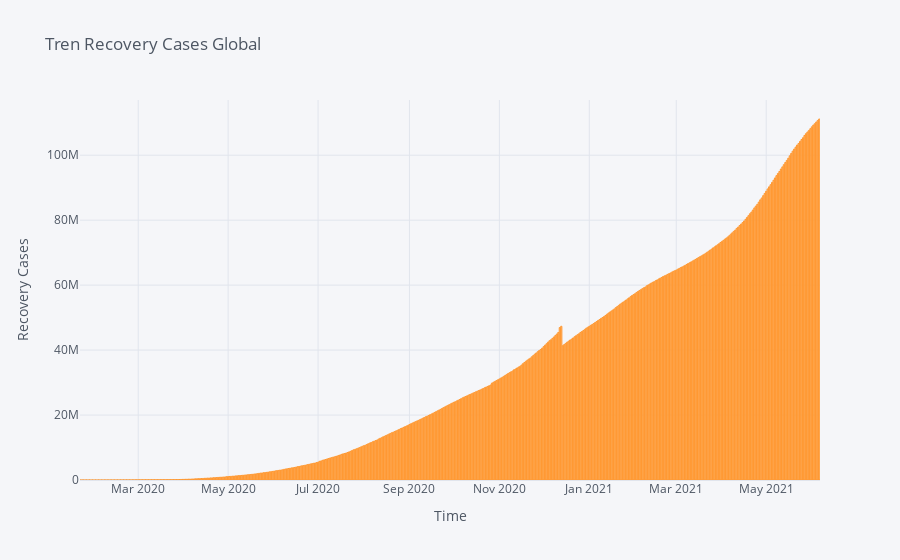

Notebook cell for this chart:
### Markdown cell above
### **Trend Recovery Cases**

### Code cell
dataGroup.iplot(kind = "bar", y = "Recovered", title = "Tren Recovery Cases Global",xTitle = "Time", yTitle = 'Recovery Cases')

### Figure 1 — Plotly figure (JSON) as saved in the notebook; plotly's stock layout.template omitted (floating-point values rounded to 4 significant figures; data arrays with more than 128 entries replaced by an {"elided": "..."} marker saying what was removed)
{"data": [{"marker": {"color": "rgba(255, 153, 51, 0.6)", "line": {"color": "rgba(255, 153, 51, 1.0)", "width": 1}}, "name": "Recovered", "orientation": "v", "text": "", "type": "bar", "x": {"elided": "502 str values"}, "y": {"elided": "502 int values"}}], "layout": {"legend": {"bgcolor": "#F5F6F9", "font": {"color": "#4D5663"}}, "paper_bgcolor": "#F5F6F9", "plot_bgcolor": "#F5F6F9", "title": {"font": {"color": "#4D5663"}, "text": "Tren Recovery Cases Global"}, "xaxis": {"gridcolor": "#E1E5ED", "showgrid": true, "tickfont": {"color": "#4D5663"}, "title": {"font": {"color": "#4D5663"}, "text": "Time"}, "zerolinecolor": "#E1E5ED"}, "yaxis": {"gridcolor": "#E1E5ED", "showgrid": true, "tickfont": {"color": "#4D5663"}, "title": {"font": {"color": "#4D5663"}, "text": "Recovery Cases"}, "zerolinecolor": "#E1E5ED"}}}
